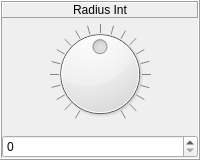
             <widget class="QFrame" name="frame_RadiusInt">
              <property name="sizePolicy">
               <sizepolicy hsizetype="Minimum" vsizetype="Preferred">
                <horstretch>0</horstretch>
                <verstretch>0</verstretch>
               </sizepolicy>
              </property>
              <property name="minimumSize">
               <size>
                <width>50</width>
                <height>100</height>
               </size>
              </property>
              <property name="frameShape">
               <enum>QFrame::Box</enum>
              </property>
              <property name="frameShadow">
               <enum>QFrame::Raised</enum>
              </property>
              <layout class="QVBoxLayout" name="verticalLayout_75">
               <property name="spacing">
                <number>2</number>
               </property>
               <property name="sizeConstraint">
                <enum>QLayout::SetMaximumSize</enum>
               </property>
               <property name="leftMargin">
                <number>0</number>
               </property>
               <property name="topMargin">
                <number>0</number>
               </property>
               <property name="rightMargin">
                <number>0</number>
               </property>
               <property name="bottomMargin">
                <number>0</number>
               </property>
               <item>
                <widget class="QFrame" name="frame_Dial_RadiusInt">
                 <property name="sizePolicy">
                  <sizepolicy hsizetype="Preferred" vsizetype="Preferred">
                   <horstretch>0</horstretch>
                   <verstretch>0</verstretch>
                  </sizepolicy>
                 </property>
                 <property name="frameShape">
                  <enum>QFrame::NoFrame</enum>
                 </property>
                 <property name="frameShadow">
                  <enum>QFrame::Raised</enum>
                 </property>
                 <layout class="QVBoxLayout" name="verticalLayout_77">
                  <property name="leftMargin">
                   <number>0</number>
                  </property>
                  <property name="topMargin">
                   <number>0</number>
                  </property>
                  <property name="rightMargin">
                   <number>0</number>
                  </property>
                  <item>
                   <widget class="QFrame" name="frame_Label_RadiusInt">
                    <property name="frameShape">
                     <enum>QFrame::NoFrame</enum>
                    </property>
                    <property name="frameShadow">
                     <enum>QFrame::Raised</enum>
                    </property>
                    <layout class="QVBoxLayout" name="verticalLayout_76">
                     <property name="leftMargin">
                      <number>0</number>
                     </property>
                     <property name="topMargin">
                      <number>0</number>
                     </property>
                     <property name="rightMargin">
                      <number>0</number>
                     </property>
                     <property name="bottomMargin">
                      <number>0</number>
                     </property>
                     <item>
                      <widget class="QLabel" name="label_RadiusInt">
                       <property name="font">
                        <font>
                         <pointsize>9</pointsize>
                        </font>
                       </property>
                       <property name="autoFillBackground">
                        <bool>false</bool>
                       </property>
                       <property name="frameShape">
                        <enum>QFrame::Panel</enum>
                       </property>
                       <property name="frameShadow">
                        <enum>QFrame::Raised</enum>
                       </property>
                       <property name="text">
                        <string>Radius Int</string>
                       </property>
                       <property name="alignment">
                        <set>Qt::AlignCenter</set>
                       </property>
                      </widget>
                     </item>
                    </layout>
                   </widget>
                  </item>
                  <item>
                   <widget class="QDial" name="dial_RadiusInt">
                    <property name="sizePolicy">
                     <sizepolicy hsizetype="Preferred" vsizetype="Preferred">
                      <horstretch>0</horstretch>
                      <verstretch>0</verstretch>
                     </sizepolicy>
                    </property>
                    <property name="cursor">
                     <cursorShape>OpenHandCursor</cursorShape>
                    </property>
                    <property name="minimum">
                     <number>-2000</number>
                    </property>
                    <property name="maximum">
                     <number>2000</number>
                    </property>
                    <property name="singleStep">
                     <number>1</number>
                    </property>
                    <property name="pageStep">
                     <number>10</number>
                    </property>
                    <property name="value">
                     <number>0</number>
                    </property>
                    <property name="tracking">
                     <bool>true</bool>
                    </property>
                    <property name="orientation">
                     <enum>Qt::Horizontal</enum>
                    </property>
                    <property name="invertedAppearance">
                     <bool>false</bool>
                    </property>
                    <property name="invertedControls">
                     <bool>false</bool>
                    </property>
                    <property name="wrapping">
                     <bool>false</bool>
                    </property>
                    <property name="notchTarget">
                     <double>50.000000000000000</double>
                    </property>
                    <property name="notchesVisible">
                     <bool>true</bool>
                    </property>
                   </widget>
                  </item>
                 </layout>
                </widget>
               </item>
               <item>
                <widget class="QDoubleSpinBox" name="doubleSpinBox_RadiusInt">
                 <property name="sizePolicy">
                  <sizepolicy hsizetype="Preferred" vsizetype="Preferred">
                   <horstretch>0</horstretch>
                   <verstretch>0</verstretch>
                  </sizepolicy>
                 </property>
                 <property name="font">
                  <font>
                   <pointsize>9</pointsize>
                  </font>
                 </property>
                 <property name="wrapping">
                  <bool>false</bool>
                 </property>
                 <property name="frame">
                  <bool>true</bool>
                 </property>
                 <property name="buttonSymbols">
                  <enum>QAbstractSpinBox::UpDownArrows</enum>
                 </property>
                 <property name="accelerated">
                  <bool>true</bool>
                 </property>
                 <property name="keyboardTracking">
                  <bool>true</bool>
                 </property>
                 <property name="showGroupSeparator" stdset="0">
                  <bool>false</bool>
                 </property>
                 <property name="decimals">
                  <number>0</number>
                 </property>
                 <property name="minimum">
                  <double>0.000000000000000</double>
                 </property>
                 <property name="maximum">
                  <double>360.000000000000000</double>
                 </property>
                 <property name="singleStep">
                  <double>1.000000000000000</double>
                 </property>
                 <property name="value">
                  <double>0.000000000000000</double>
                 </property>
                </widget>
               </item>
              </layout>
             </widget>
